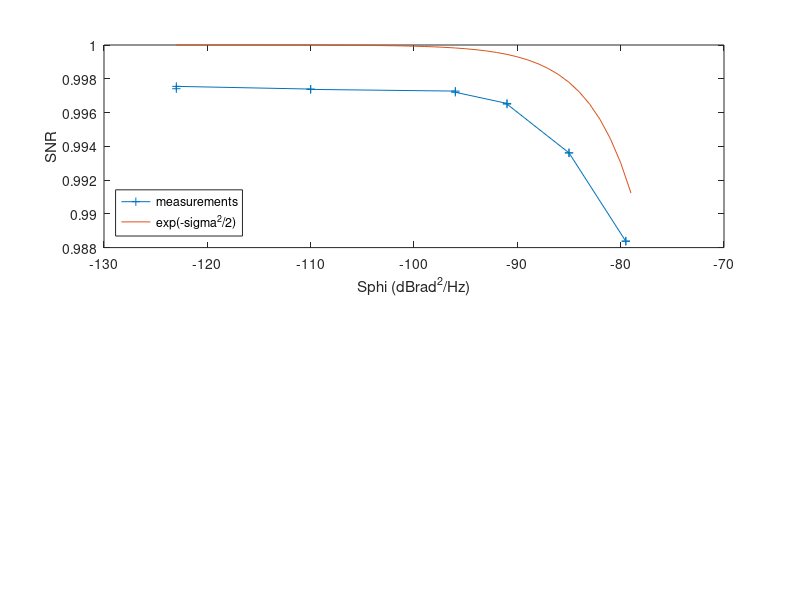

The MATLAB source for this figure:
subplot(211);
Sphi=[-123 -123 -110 -110 -96 -96 -91 -91 -85 -85 -79.5 -79.5]  % -96 is predicted, NOT measured
snr= [0.99741 0.99755 0.99739 0.99737 0.99727  0.99720 0.99654 0.99650 0.99361 0.99361 0.98837 0.98839]
plot(Sphi,snr,'+-')
hold on
Sphi=[-123:-79];
sigma2=10.^(Sphi/10)*4e6*70/200;  % 200 MHz noise but sampling a BPSK signal on a 70 MHz carrier
plot(Sphi,exp(-sigma2/2));
xlabel('Sphi (dBrad^2/Hz)');ylabel('SNR');legend('measurements','exp(-sigma^2/2)','location','southwest')
